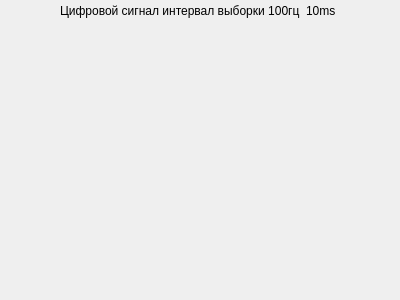
<?xml version="1.0" encoding="UTF-8"?>
<ui version="4.0">
 <class>Widget</class>
 <widget class="QWidget" name="Widget">
  <property name="geometry">
   <rect>
    <x>0</x>
    <y>0</y>
    <width>400</width>
    <height>300</height>
   </rect>
  </property>
  <property name="windowTitle">
   <string>Widget</string>
  </property>
  <widget class="QLabel" name="label">
   <property name="geometry">
    <rect>
     <x>60</x>
     <y>0</y>
     <width>331</width>
     <height>21</height>
    </rect>
   </property>
   <property name="text">
    <string>Цифровой сигнал интервал выборки 100гц  10ms</string>
   </property>
  </widget>
 </widget>
 <layoutdefault spacing="6" margin="11"/>
 <resources/>
 <connections/>
</ui>
